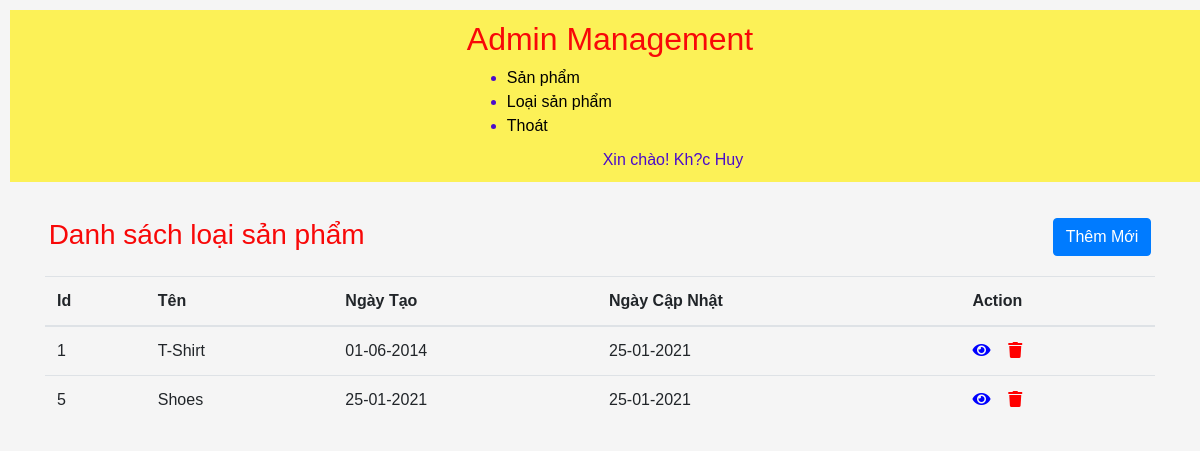
/crudphp2/category.php (signed in), run on the app's committed database.
### tables this page shows
CREATE TABLE `categories` (
  `id` int(11) NOT NULL,
  `name` varchar(256) NOT NULL,
  `created` datetime NOT NULL,
  `modified` date NOT NULL
);

### crudphp2/database/data.php (called while the page is built, shortened)
<?php
    $db = new database(HOST, DB_USER, DB_PASSWORD, DB_NAME);
    class database {
        public $connection;
        function __construct($host, $db_user, $db_pass, $db_name){
            $this->connection = new mysqli($host, $db_user, $db_pass, $db_name);
        }
        function getData($sql){
            $result = $this->connection->query($sql);
            $data = [];
            if($result->num_rows > 0){
                while($row = $result->fetch_assoc()){
                    $data[] = $row;
                }
            }
            return $data;
        }
    }
?>

### crudphp2/category.php (the view, shortened to what this page needs)
<?php
  $fullnamee = $_SESSION['profile']['fullname'];
  require_once('./database/data.php');
?>
<?php
    $query = "SELECT * FROM categories";
    $resultctgr = $db->getData($query);
?>
<!DOCTYPE html>
<html lang="en">
<head>
  <link rel="stylesheet" href="https://maxcdn.bootstrapcdn.com/bootstrap/4.5.2/css/bootstrap.min.css">
  <link rel="stylesheet" href="https://pro.fontawesome.com/releases/v5.10.0/css/all.css"/>
  <link rel="stylesheet" href="css/style.css">
</head>
<body>
<header>
    <div class="container">
      <nav>
      <h2>Admin Management</h2>
        <ul>
          <li><a href="index.php">Sản phẩm</a></li>
          <li><a href="category.php">Loại sản phẩm</a></li>
          <li><a href="./login/logout.php">Thoát</a></li>
          <a style="float:right;margin:10px;text-align: center;">Xin chào! <?php echo $fullnamee;?></a>
        </ul>
      </nav>
    </div>
  </header>
<div class="container">
    <div class="lock">
      <div class="text">
        <h3>Danh sách loại sản phẩm</h3>
      </div>
      <div class="title">
        <a href="./product/add.php" class="btn btn-primary" style="float:right;">Thêm Mới</a>
      </div>
  </div>
  <table class="table table-hover">
    <thead>
      <tr>
        <th>Id</th>
        <th>Tên</th>
        <th>Ngày Tạo</th>
        <th>Ngày Cập Nhật</th>
        <th>Action</th>
      </tr>
    </thead>
    <tbody>
        <?php
          foreach ($resultctgr as $categories) {
        ?>
        <tr>
          <td><?php echo $categories['id'] ?></td>
          <td><?php echo $categories['name'] ?></td>
          <td>
              <?php
                  $date = date_create($categories['created']);
                  echo date_format($date, 'd-m-Y');
              ?>
          </td>
          <td>
              <?php
                  $date = date_create($categories['modified']);
                  echo date_format($date, 'd-m-Y');
              ?>
          </td>
          <td>
            <a href="./category/readct.php?id=<?php echo $categories['id'];?>" style="color:blue">
              <i class="fa fa-eye" aria-hidden="true"></i></a>&nbsp
            <a href="./category/delete.php?id=<?php echo $categories['id'];?>" style="color:red" onclick="return confirm('Are you sure want to delete <?php echo $categories['name'] ?>')">
              <i class="fa fa-trash" aria-hidden="true"></i>
            </a>
          </td>
        </tr>
      <?php } ?>
    </tbody>
  </table>
</div>
</body>
</html>

### crudphp2/css/style.css (style rules this page uses)
body { margin: 0; padding: 0; background: whitesmoke; color: #4b0cca; font-family: "Avenir Next", "Avenir", sans-serif; }
header { background: #fcf157; width: 100%; margin: 10px; }
td { max-width: 100px; overflow: hidden; text-overflow: ellipsis; white-space: nowrap; }
.container { margin: 10px auto; padding-top: 10px; display: flex; align-items: center; justify-content: center; flex-direction: column; }
.lock { display: flex; padding: 1rem 0; }
.title { margin-left:43rem; }
.container h2 { display: block; color: rgb(248, 8, 8); }
.container h3 { display: block; color: rgb(248, 8, 8); }
.container li a { color: #000; }

### data on the page
categories: id "1", name "T-Shirt", created "01-06-2014", modified "25-01-2021"
categories: id "5", name "Shoes", created "25-01-2021", modified "25-01-2021"

### other printed values
$fullnamee "Kh?c Huy"
